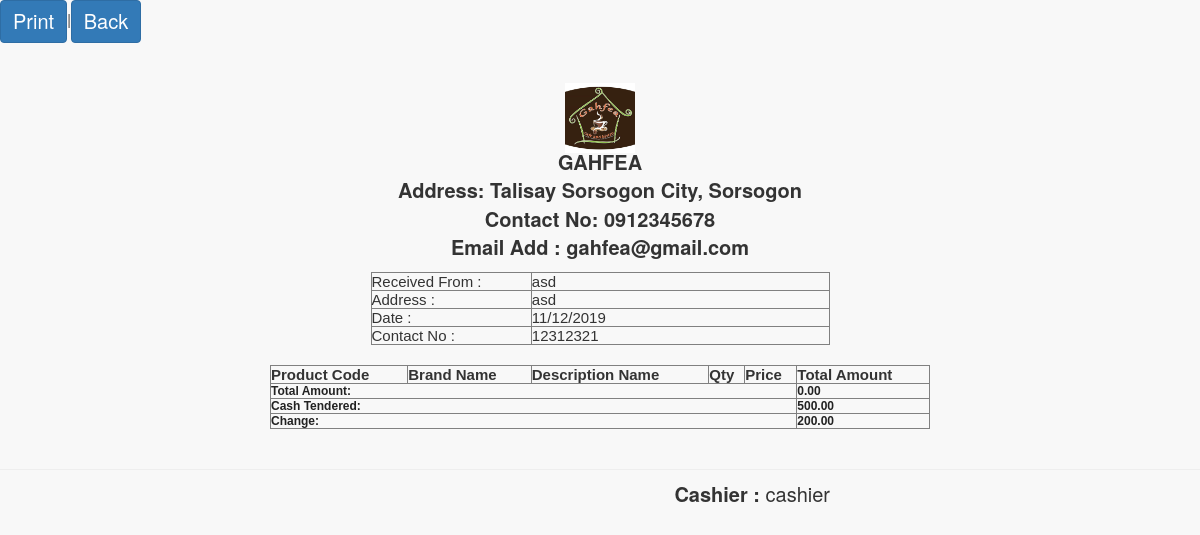
Page /pages/cashier/preview.php?invoice=RS-3432903 on the committed database.
### tables this page shows
CREATE TABLE `sales` (
  `transaction_id` int(11) NOT NULL,
  `invoice_number` varchar(100) NOT NULL,
  `cashier` varchar(100) NOT NULL,
  `date` varchar(100) NOT NULL,
  `type` varchar(100) NOT NULL,
  `amount` varchar(100) NOT NULL,
  `due_date` varchar(100) NOT NULL,
  `name` varchar(100) NOT NULL,
  `balance` varchar(100) NOT NULL,
  `total_amount` varchar(30) NOT NULL,
  `cash` varchar(100) NOT NULL,
  `month` varchar(20) NOT NULL,
  `year` varchar(20) NOT NULL,
  `p_amount` varchar(30) NOT NULL,
  `vat` varchar(30) NOT NULL,
  `address` varchar(80) NOT NULL,
  `contact_number` varchar(11) NOT NULL
);

### pages/cashier/preview.php (the view, shortened to what this page needs)
<link href="vendor/bootstrap/css/bootstrap.min.css" rel="stylesheet">
<link href="vendor/metisMenu/metisMenu.min.css" rel="stylesheet">
<link href="dist/css/sb-admin-2.css" rel="stylesheet">
<link href="vendor/font-awesome/css/font-awesome.min.css" rel="stylesheet" type="text/css">
<a class = "btn btn-primary" href="javascript:Clickheretoprint()" style="font-size:20px";>Print</a>|<a class = "btn btn-primary" href="sales.php?invoice=&table_number=" style="font-size:20px";>Back</a>
<?php
$invoice=$_GET['invoice'];
include('connect.php');
$result = $db->prepare("SELECT * FROM sales WHERE invoice_number= :userid");
$result->bindParam(':userid', $invoice);
$result->execute();
for($i=0; $row = $result->fetch(); $i++){
	$cname=$row['name'];
	$caddress=$row['address'];
	$date=$row['date'];
	$cashier=$row['cashier'];
	$contact_number=$row['contact_number'];
	$pt=$row['type'];
	$am=$row['amount'];
	if($pt=='cash'){
		$cashpaid=$row['cash'];
		$amount=$cashpaid-$am;
	}
}
?>
<div class="content" id="content">
<center>
	<div style="margin: 0 auto; padding: 20px; width: 700px; font-weight: normal;">
	<img src="logo.jpg" style="width:70px;height:70px;align:center;margin-bottom:-25px">
		<div style="width: 100%;">
			<div style="width: 459px;">
			<br>
			<p style="font-size: 20px;"><b>	GAHFEA <br />
					Address: Talisay Sorsogon City, Sorsogon<br />
					Contact No: 0912345678<br>
					Email Add : gahfea@gmail.com</b><br></p>
					<div>
						<table border="1" cellpadding="4" cellspacing="0" style="font-family: arial; font-size: 15px;text-align:left;width : 100%;">
							<tr>
								<td width="35%">Received From : </td>
								<td width="75%"><?php echo $cname ?></td>
							</tr>
							<tr>
								<td width="35%">Address : </td>
								<td width="35%"><?php echo $caddress ?></td>
							</tr>
							<tr>
								<td width="35%">Date : </td>
								<td width="75%"><?php echo $date?></td>
							</tr>
							<tr>
								<td width="25%">Contact No : </td>
								<td width="75%"><?php echo $contact_number ?></td>
							</tr>
						</table>
					</div>
				</div>
			</div><br>
			<div style="width: 100%">
				<table border="1" cellpadding="4" cellspacing="0" style="font-family: arial; font-size: 15px;text-align:left;" width="100%">
					<thead>
						<tr>
							<th> Product Code </th>
							<th> Brand Name </th>
							<th> Description Name </th>
							<th> Qty </th>
							<th> Price </th>
							<th> Total Amount </th>
						</tr>
					</thead>
					<tbody>
						<?php if($pt=='cash'){
							?>
							<tr>
								<td colspan="5"><strong style="font-size: 12px; color: #222222;">Total Amount:</strong></td>
								<td colspan="3"><strong style="font-size: 12px; color: #222222;">
									<?php
									$sdsd=$_GET['invoice'];
									$resultas = $db->prepare("SELECT sum(total_amount) FROM sales_order WHERE invoice= :a");
									$resultas->bindParam(':a', $sdsd);
									$resultas->execute();
									for($i=0; $rowas = $resultas->fetch(); $i++){
										$fgfg=$rowas['sum(total_amount)'];
										echo formatMoney($fgfg, true);
									}
									?>
								</strong></td>
							</tr>
							<tr>
								<td colspan="5"><strong style="font-size: 12px; color: #222222;">Cash Tendered:</strong></td>
								<td colspan="2"><strong style="font-size: 12px; color: #222222;">
									<?php
									echo formatMoney($cashpaid, true);
									?>
								</strong></td>
							</tr>
								<?php
						}
						?>
						<tr>
							<td colspan="5"><strong style="font-size: 12px; color: #222222;">
								<?php
								if($pt=='cash'){
									echo 'Change:';
								}
								?>
							</strong></td>
							<td colspan="3"><strong style="font-size: 12px; color: #222222;">
								<?php
								function formatMoney($number, $fractional=false) {
									if ($fractional) {
										$number = sprintf('%.2f', $number);
									}
									while (true) {
										$replaced = preg_replace('/(-?\d+)(\d\d\d)/', '$1,$2', $number);
										if ($replaced != $number) {
											$number = $replaced;
										} else {
											break;
										}
									}
									return $number;
								}
								if($pt=='cash'){
									echo formatMoney($amount, true);
								}
								?>
							</strong></td>
						</tr>
					</tbody>
				</table>
				</center>
				<hr>
			</div>
			<div style="text-align: right;margin-right: 370px; margin-top: -10px; font-size: 20px;"><b>Cashier :</b> <?php echo $cashier ?></div>

### rows in the picture
sales: name "asd", address "asd", date "11/12/2019", contact_number "12312321", cash "500.00", formatMoney($amount, true) "200.00", cashier "cashier"

### other values in the picture
formatMoney($fgfg, true) "0.00"
